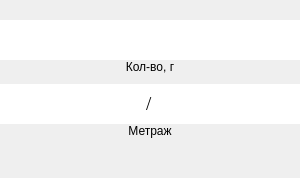
        <widget class="QWidget" name="widget_5" native="true">
         <property name="sizePolicy">
          <sizepolicy hsizetype="Fixed" vsizetype="Expanding">
           <horstretch>0</horstretch>
           <verstretch>0</verstretch>
          </sizepolicy>
         </property>
         <property name="minimumSize">
          <size>
           <width>300</width>
           <height>100</height>
          </size>
         </property>
         <property name="maximumSize">
          <size>
           <width>300</width>
           <height>16777215</height>
          </size>
         </property>
         <property name="baseSize">
          <size>
           <width>100</width>
           <height>0</height>
          </size>
         </property>
         <layout class="QGridLayout" name="gridLayout_2">
          <property name="leftMargin">
           <number>0</number>
          </property>
          <property name="topMargin">
           <number>0</number>
          </property>
          <property name="rightMargin">
           <number>0</number>
          </property>
          <property name="bottomMargin">
           <number>0</number>
          </property>
          <property name="spacing">
           <number>0</number>
          </property>
          <item row="2" column="0" colspan="3">
           <widget class="QLabel" name="label_4">
            <property name="font">
             <font>
              <family>Segoe UI</family>
             </font>
            </property>
            <property name="text">
             <string>Кол-во, г</string>
            </property>
            <property name="alignment">
             <set>Qt::AlignCenter</set>
            </property>
           </widget>
          </item>
          <item row="5" column="1">
           <widget class="QLineEdit" name="devider">
            <property name="sizePolicy">
             <sizepolicy hsizetype="Fixed" vsizetype="Fixed">
              <horstretch>0</horstretch>
              <verstretch>0</verstretch>
             </sizepolicy>
            </property>
            <property name="minimumSize">
             <size>
              <width>20</width>
              <height>40</height>
             </size>
            </property>
            <property name="maximumSize">
             <size>
              <width>20</width>
              <height>50</height>
             </size>
            </property>
            <property name="baseSize">
             <size>
              <width>20</width>
              <height>50</height>
             </size>
            </property>
            <property name="font">
             <font>
              <family>Times New Roman</family>
              <pointsize>14</pointsize>
             </font>
            </property>
            <property name="cursor">
             <cursorShape>ArrowCursor</cursorShape>
            </property>
            <property name="autoFillBackground">
             <bool>false</bool>
            </property>
            <property name="styleSheet">
             <string notr="true">border: 0px;</string>
            </property>
            <property name="inputMethodHints">
             <set>Qt::ImhNone</set>
            </property>
            <property name="text">
             <string>/</string>
            </property>
            <property name="maxLength">
             <number>1</number>
            </property>
            <property name="frame">
             <bool>true</bool>
            </property>
            <property name="echoMode">
             <enum>QLineEdit::Normal</enum>
            </property>
            <property name="alignment">
             <set>Qt::AlignCenter</set>
            </property>
            <property name="readOnly">
             <bool>true</bool>
            </property>
            <property name="placeholderText">
             <string/>
            </property>
           </widget>
          </item>
          <item row="6" column="0" colspan="3">
           <widget class="QLabel" name="label_3">
            <property name="font">
             <font>
              <family>Segoe UI</family>
             </font>
            </property>
            <property name="text">
             <string>Метраж</string>
            </property>
            <property name="alignment">
             <set>Qt::AlignCenter</set>
            </property>
           </widget>
          </item>
          <item row="5" column="0">
           <widget class="QLineEdit" name="line1">
            <property name="sizePolicy">
             <sizepolicy hsizetype="Fixed" vsizetype="Fixed">
              <horstretch>0</horstretch>
              <verstretch>0</verstretch>
             </sizepolicy>
            </property>
            <property name="minimumSize">
             <size>
              <width>0</width>
              <height>40</height>
             </size>
            </property>
            <property name="maximumSize">
             <size>
              <width>16777215</width>
              <height>50</height>
             </size>
            </property>
            <property name="baseSize">
             <size>
              <width>40</width>
              <height>50</height>
             </size>
            </property>
            <property name="font">
             <font>
              <family>Segoe UI</family>
              <pointsize>14</pointsize>
             </font>
            </property>
            <property name="styleSheet">
             <string notr="true">border: 0px;</string>
            </property>
            <property name="inputMask">
             <string/>
            </property>
            <property name="maxLength">
             <number>32767</number>
            </property>
            <property name="alignment">
             <set>Qt::AlignCenter</set>
            </property>
           </widget>
          </item>
          <item row="5" column="2">
           <widget class="QLineEdit" name="line2">
            <property name="sizePolicy">
             <sizepolicy hsizetype="Fixed" vsizetype="Fixed">
              <horstretch>0</horstretch>
              <verstretch>0</verstretch>
             </sizepolicy>
            </property>
            <property name="minimumSize">
             <size>
              <width>0</width>
              <height>40</height>
             </size>
            </property>
            <property name="maximumSize">
             <size>
              <width>16777215</width>
              <height>50</height>
             </size>
            </property>
            <property name="baseSize">
             <size>
              <width>40</width>
              <height>50</height>
             </size>
            </property>
            <property name="font">
             <font>
              <family>Segoe UI</family>
              <pointsize>14</pointsize>
             </font>
            </property>
            <property name="styleSheet">
             <string notr="true">border: 0px;</string>
            </property>
            <property name="inputMask">
             <string/>
            </property>
            <property name="maxLength">
             <number>32767</number>
            </property>
            <property name="alignment">
             <set>Qt::AlignCenter</set>
            </property>
           </widget>
          </item>
          <item row="3" column="0">
           <spacer name="verticalSpacer_10">
            <property name="orientation">
             <enum>Qt::Vertical</enum>
            </property>
            <property name="sizeType">
             <enum>QSizePolicy::Fixed</enum>
            </property>
            <property name="sizeHint" stdset="0">
             <size>
              <width>20</width>
              <height>10</height>
             </size>
            </property>
           </spacer>
          </item>
          <item row="1" column="0" colspan="3">
           <widget class="QLineEdit" name="amount">
            <property name="sizePolicy">
             <sizepolicy hsizetype="Expanding" vsizetype="Fixed">
              <horstretch>0</horstretch>
              <verstretch>0</verstretch>
             </sizepolicy>
            </property>
            <property name="minimumSize">
             <size>
              <width>0</width>
              <height>40</height>
             </size>
            </property>
            <property name="maximumSize">
             <size>
              <width>16777215</width>
              <height>50</height>
             </size>
            </property>
            <property name="sizeIncrement">
             <size>
              <width>0</width>
              <height>50</height>
             </size>
            </property>
            <property name="baseSize">
             <size>
              <width>0</width>
              <height>0</height>
             </size>
            </property>
            <property name="font">
             <font>
              <family>Segoe UI</family>
              <pointsize>14</pointsize>
             </font>
            </property>
            <property name="styleSheet">
             <string notr="true">border: 0;</string>
            </property>
            <property name="alignment">
             <set>Qt::AlignCenter</set>
            </property>
           </widget>
          </item>
          <item row="0" column="0" colspan="2">
           <spacer name="verticalSpacer_5">
            <property name="orientation">
             <enum>Qt::Vertical</enum>
            </property>
            <property name="sizeType">
             <enum>QSizePolicy::Fixed</enum>
            </property>
            <property name="sizeHint" stdset="0">
             <size>
              <width>20</width>
              <height>20</height>
             </size>
            </property>
           </spacer>
          </item>
          <item row="7" column="3">
           <spacer name="verticalSpacer">
            <property name="orientation">
             <enum>Qt::Vertical</enum>
            </property>
            <property name="sizeHint" stdset="0">
             <size>
              <width>0</width>
              <height>40</height>
             </size>
            </property>
           </spacer>
          </item>
         </layout>
        </widget>
